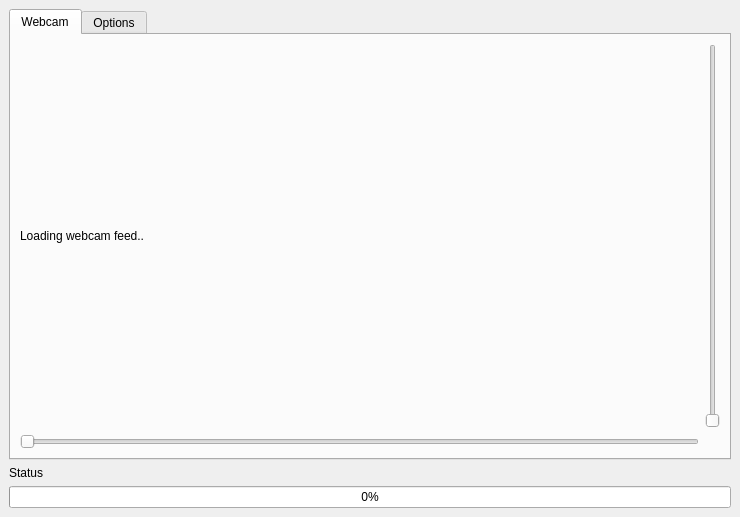
<?xml version="1.0" encoding="UTF-8"?>
<ui version="4.0">
 <class>HandGesturesDockWidgetBase</class>
 <widget class="QDockWidget" name="HandGesturesDockWidgetBase">
  <property name="geometry">
   <rect>
    <x>0</x>
    <y>0</y>
    <width>740</width>
    <height>517</height>
   </rect>
  </property>
  <property name="windowTitle">
   <string>Hand Gestures</string>
  </property>
  <widget class="QWidget" name="dockWidgetContents">
   <layout class="QVBoxLayout" name="verticalLayout_2">
    <item>
     <widget class="QTabWidget" name="tabWidget">
      <property name="currentIndex">
       <number>0</number>
      </property>
      <widget class="QWidget" name="webcam">
       <attribute name="title">
        <string>Webcam</string>
       </attribute>
       <layout class="QVBoxLayout" name="verticalLayout">
        <item>
         <layout class="QGridLayout" name="gridLayout_2">
          <item row="0" column="0">
           <widget class="QLabel" name="image_label">
            <property name="text">
             <string>Loading webcam feed..</string>
            </property>
           </widget>
          </item>
          <item row="0" column="1">
           <widget class="QSlider" name="slider_vert">
            <property name="orientation">
             <enum>Qt::Vertical</enum>
            </property>
           </widget>
          </item>
          <item row="1" column="0">
           <widget class="QSlider" name="slider_hor">
            <property name="orientation">
             <enum>Qt::Horizontal</enum>
            </property>
           </widget>
          </item>
         </layout>
        </item>
       </layout>
      </widget>
      <widget class="QWidget" name="settings">
       <attribute name="title">
        <string>Options</string>
       </attribute>
       <layout class="QVBoxLayout" name="verticalLayout_3">
        <item>
         <layout class="QFormLayout" name="formLayout_2">
          <property name="fieldGrowthPolicy">
           <enum>QFormLayout::AllNonFixedFieldsGrow</enum>
          </property>
          <item row="3" column="0">
           <widget class="QLabel" name="label">
            <property name="text">
             <string>Two fingers</string>
            </property>
           </widget>
          </item>
          <item row="3" column="1">
           <widget class="QComboBox" name="comboBox_2"/>
          </item>
          <item row="4" column="0">
           <widget class="QLabel" name="label_2">
            <property name="text">
             <string>Three fingers</string>
            </property>
           </widget>
          </item>
          <item row="4" column="1">
           <widget class="QComboBox" name="comboBox_3"/>
          </item>
          <item row="5" column="0">
           <widget class="QLabel" name="label_3">
            <property name="text">
             <string>Four fingers</string>
            </property>
           </widget>
          </item>
          <item row="5" column="1">
           <widget class="QComboBox" name="comboBox_4"/>
          </item>
          <item row="6" column="0">
           <widget class="QLabel" name="label_4">
            <property name="text">
             <string>Five fingers</string>
            </property>
           </widget>
          </item>
          <item row="6" column="1">
           <widget class="QComboBox" name="comboBox_5"/>
          </item>
          <item row="1" column="1">
           <widget class="QCheckBox" name="checkBox_invert">
            <property name="toolTip">
             <string>&lt;html&gt;&lt;head/&gt;&lt;body&gt;&lt;p&gt;Check this box if your hand is brighter than the background.&lt;/p&gt;&lt;/body&gt;&lt;/html&gt;</string>
            </property>
            <property name="text">
             <string>Invert threshold</string>
            </property>
           </widget>
          </item>
          <item row="2" column="0">
           <widget class="QLabel" name="label_5">
            <property name="text">
             <string>Trigger functions:</string>
            </property>
           </widget>
          </item>
         </layout>
        </item>
       </layout>
      </widget>
     </widget>
    </item>
    <item>
     <layout class="QFormLayout" name="formLayout">
      <property name="fieldGrowthPolicy">
       <enum>QFormLayout::AllNonFixedFieldsGrow</enum>
      </property>
     </layout>
    </item>
    <item>
     <widget class="QLabel" name="labelStatus">
      <property name="text">
       <string>Status</string>
      </property>
     </widget>
    </item>
    <item>
     <widget class="QProgressBar" name="progressBar">
      <property name="value">
       <number>0</number>
      </property>
     </widget>
    </item>
   </layout>
  </widget>
 </widget>
 <resources/>
 <connections/>
</ui>
